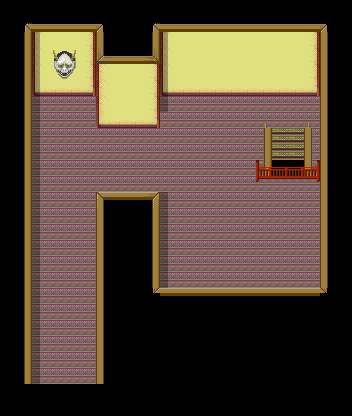

This is a level from a 2D game, rendered from its Tiled map with the project's own tilesets. A one-line summary and the map file follow, with tile-layer data summarised:
An orthogonal 22x26 tile map with 16x16 px tiles, 6 tile layers (Base, MonoShita, MonoChu, MonoUe, ...), 4 tilesets and 13 objects.

<map version="1.0" orientation="orthogonal" renderorder="right-down" width="22" height="26" tilewidth="16" tileheight="16" backgroundcolor="#000000" nextobjectid="21">
 <tileset firstgid="1" name="ed" tilewidth="16" tileheight="16" tilecount="480" columns="30">
  <image source="ed.png" trans="aa55ff" width="480" height="256" />
 </tileset>
 <tileset firstgid="481" name="ed2" tilewidth="16" tileheight="16" tilecount="480" columns="30">
  <image source="ed2.png" trans="aa55ff" width="480" height="256" />
 </tileset>
 <tileset firstgid="961" name="ST-Sewer-01" tilewidth="16" tileheight="16" tilecount="1504" columns="16">
  <image source="ST-Sewer-01.png" width="256" height="1504" />
 </tileset>
 <tileset firstgid="2465" name="nomen" tilewidth="16" tileheight="16" tilecount="120" columns="10">
  <image source="nomen.png" width="160" height="192" />
 </tileset>
 <layer name="Base" width="22" height="26">
  <properties>
   <property name="z" value="-10" />
  </properties>
  <data>[572 cells, 376 non-empty, 20 distinct tile ids]</data>
 </layer>
 <layer name="MonoShita" width="22" height="26">
  <properties>
   <property name="z" value="-10" />
  </properties>
  <data>[572 cells, 10 non-empty, 5 distinct tile ids]</data>
 </layer>
 <layer name="MonoChu" width="22" height="26">
  <properties>
   <property name="z" value="-10" />
  </properties>
  <data>[572 cells, 6 non-empty, 2 distinct tile ids]</data>
 </layer>
 <layer name="MonoUe" width="22" height="26">
  <properties>
   <property name="z" value="-10" />
  </properties>
  <data>[572 cells, 8 non-empty, 6 distinct tile ids]</data>
 </layer>
 <layer name="men" width="22" height="26">
  <properties>
   <property name="z" value="-10" />
  </properties>
  <data>[572 cells, 4 non-empty, 4 distinct tile ids]</data>
 </layer>
 <objectgroup name="collision">
  <object id="2" x="320" y="64" width="32" height="352" />
  <object id="4" x="0" y="48" width="32" height="368" />
  <object id="6" x="96" y="192" width="64" height="224" />
  <object id="7" x="160" y="288" width="160" height="96" />
  <object id="8" x="32" y="48" width="288" height="48" />
  <object id="9" x="96" y="96" width="64" height="32" />
  <object id="11" x="256" y="160" width="64" height="16" />
  <object id="13" x="256" y="128" width="16" height="32" />
  <object id="14" x="304" y="128" width="16" height="32" />
 </objectgroup>
 <objectgroup name="event">
  <object id="15" x="320" y="32" width="32" height="32">
   <properties>
    <property name="EventID" value="1" />
    <property name="trigger" value="0" />
   </properties>
  </object>
  <object id="16" x="272" y="128" width="32" height="32">
   <properties>
    <property name="EventID" value="2" />
    <property name="trigger" value="1" />
   </properties>
  </object>
  <object id="17" x="32" y="384" width="64" height="32">
   <properties>
    <property name="EventID" value="3" />
    <property name="trigger" value="1" />
   </properties>
  </object>
  <object id="20" x="48" y="48" width="32" height="48">
   <properties>
    <property name="EventID" value="4" />
    <property name="objID" value="1518" />
    <property name="trigger" value="2" />
   </properties>
  </object>
 </objectgroup>
 <layer name="shadow" width="22" height="26">
  <data>[572 cells, 33 non-empty, 1 distinct tile ids]</data>
 </layer>
</map>
